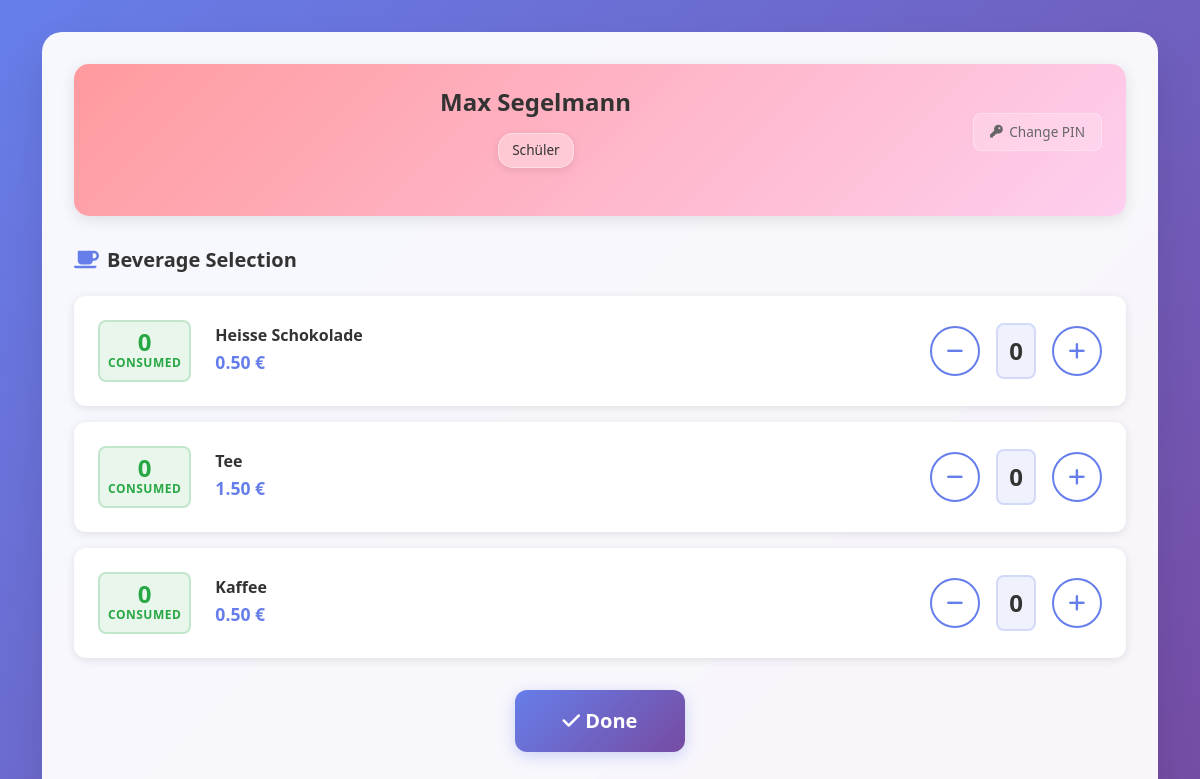
Screenshot of /entries?user_id=1 with the database file from the repository.
### app/models.py (models this page shows)
class users(db.Model):
    __tablename__ = "users"
    id = db.Column(db.Integer, primary_key=True)
    itsl_id = db.Column(db.Integer, unique=True, nullable=True)  # Unique but not primary key
    role_id = db.Column(db.Integer, db.ForeignKey("roles.id"), nullable=False)
    first_name = db.Column(db.String(120), nullable=False)
    last_name = db.Column(db.String(120), nullable=False)
    email = db.Column(db.String(120), nullable=True)
    pin_hash = db.Column(db.LargeBinary(64), nullable=True)
    status = db.Column(db.Boolean, nullable=False, default=True)  # active, inactive
    created_at = db.Column(db.DateTime, default=datetime.utcnow, nullable=False)
    role = db.relationship('roles', backref='users')

class roles(db.Model):
    __tablename__ = "roles"
    id = db.Column(db.Integer, primary_key=True)
    name = db.Column(db.String(120), nullable=False)

class beverages(db.Model):
    __tablename__ = "beverages"
    id = db.Column(db.Integer, primary_key=True)
    name = db.Column(db.String(120), nullable=False)
    category = db.Column(db.String(50), nullable=False, default='drink')  # 'drink' or 'food'
    status = db.Column(db.Boolean, nullable=False, default=True)  # active, inactive
    created_at = db.Column(db.DateTime, default=datetime.utcnow, nullable=False)

class beverage_prices(db.Model):
    __tablename__ = "beverage_prices"
    id = db.Column(db.Integer, primary_key=True)
    role_id = db.Column(db.Integer, db.ForeignKey("roles.id"), nullable=False)
    beverage_id = db.Column(db.Integer, db.ForeignKey("beverages.id"), nullable=False)
    price_cents = db.Column(db.Integer, nullable=False)
    created_at = db.Column(db.DateTime, default=datetime.utcnow, nullable=False)
    updated_at = db.Column(db.DateTime, default=datetime.utcnow, onupdate=datetime.utcnow, nullable=False)
    role = db.relationship('roles', backref='beverage_prices')
    beverage = db.relationship('beverages', backref='beverage_prices')

### app/routes.py (the view)
@bp.route("/entries")
def entries():
    user_id = request.args.get('user_id', type=int)
    if not user_id:
        return redirect(url_for('routes.index'))
    user = users.query.join(roles, users.role_id == roles.id).filter(users.id == user_id).first()
    if not user:
        return redirect(url_for('routes.index'))
    current_month = date.today().replace(day=1)
    consumption_results = db.session.query(
        consumptions.beverage_id,
        func.count(consumptions.id).label('count'),
        func.sum(consumptions.quantity).label('total_quantity')
    ).filter_by(user_id=user_id)\
     .filter(consumptions.created_at >= current_month)\
     .group_by(consumptions.beverage_id).all()
    user_consumptions = []
    for result in consumption_results:
        user_consumptions.append({
            'beverage_id': result.beverage_id,
            'count': result.count,
            'total_quantity': result.total_quantity
        })
    all_beverages = beverages.query.filter_by(status=True).all()
    beverage_prices_for_role = beverage_prices.query.filter_by(role_id=user.role_id).all()
    price_lookup = {bp.beverage_id: bp for bp in beverage_prices_for_role}
    user_dict = {
        'id': user.id,
        'first_name': user.first_name,
        'last_name': user.last_name,
        'email': user.email,
        'role': {
            'id': user.role.id,
            'name': user.role.name
        } if user.role else None
    }
    return render_template("entries.html",
                         user=user,
                         user_data=user_dict,
                         consumptions=user_consumptions,
                         beverages=all_beverages,
                         price_lookup=price_lookup)

### app/templates/entries.html (shortened to what this page needs)
<!DOCTYPE html>
<html lang="en">
<head>
    <link href="https://cdn.jsdelivr.net/npm/bootstrap@5.3.0/dist/css/bootstrap.min.css" rel="stylesheet">
    <link href="https://cdnjs.cloudflare.com/ajax/libs/font-awesome/6.0.0/css/all.min.css" rel="stylesheet">
    <link href="{{ url_for('static', filename='css/entries.css') }}" rel="stylesheet">
</head>
<body>
    <div class="container">
        <div class="main-container">
            <div class="row">
                <div class="col-12">
                    <div class="user-info-card">
                        {% if user.id == 0 %}
                        <div class="pin-management-section">
                            <h4 class="user-info-title-no-pin">{{ user.first_name }} {{ user.last_name }}</h4>
                            <div class="role-and-pin-container">
                                <span class="user-role-badge-unified">{{ user.role.name if user.role else 'No Role' }}</span>
                            </div>
                        </div>
                        {% elif user.pin_hash %}
                        <div class="user-info-header">
                            <div class="user-info-main">
                                <h4 class="user-info-title">{{ user.first_name }} {{ user.last_name }}</h4>
                                <span class="user-role-badge-unified">{{ user.role.name if user.role else 'No Role' }}</span>
                            </div>
                            <div class="user-info-actions">
                                <button id="changePinBtn" class="btn btn-outline-secondary btn-sm change-pin-btn" title="Change PIN">
                                    <i class="fas fa-key"></i>
                                    Change PIN
                                </button>
                            </div>
                        </div>
                        {% endif %}
                    </div>
                </div>
            </div>
            <div class="selection-container">
                <div class="beverage-section">
                    <h5 class="section-title">
                        <i class="fas fa-coffee"></i>
                        Beverage Selection
                    </h5>
                    <div class="beverage-list">
                        {% for beverage in beverages %}
                            {% if beverage.category == 'drink' %}
                                {% set price_info = price_lookup.get(beverage.id) %}
                                <div class="beverage-item" data-beverage-id="{{ beverage.id }}">
                                    <div class="consumed-count-section">
                                        <span class="consumed-count">0</span>
                                        <small class="consumed-label">consumed</small>
                                    </div>
                                    <div class="beverage-info">
                                        <h6 class="beverage-name">{{ beverage.name }}</h6>
                                        {% if price_info %}
                                            <span class="beverage-price">{{ "%.2f"|format(price_info.price_cents / 100) }} €</span>
                                        {% else %}
                                            <span class="beverage-price text-warning">No price set</span>
                                        {% endif %}
                                    </div>
                                    <div class="beverage-controls">
                                        {% if price_info %}
                                            <div class="quantity-controls">
                                                <button class="btn btn-outline-secondary quantity-btn" data-action="decrease">
                                                    <i class="fas fa-minus"></i>
                                                </button>
                                                <span class="quantity-display">0</span>
                                                <button class="btn btn-outline-secondary quantity-btn" data-action="increase">
                                                    <i class="fas fa-plus"></i>
                                                </button>
                                            </div>
                                        {% endif %}
                                    </div>
                                </div>
                            {% endif %}
                        {% endfor %}
                    </div>
                </div>
            </div>
            <div class="action-buttons-section">
                <button class="btn btn-primary btn-lg done-btn" id="doneBtn">
                    <i class="fas fa-check"></i>
                    Done
                </button>
            </div>
        </div>
    </div>
</body>
</html>

### app/static/css/entries.css (style rules this page uses)
body { background: linear-gradient(135deg, #667eea 0%, #764ba2 100%); min-height: 100vh; font-family: 'Segoe UI', Tahoma, Geneva, Verdana, sans-serif; }
.main-container { background: rgba(255, 255, 255, 0.95); border-radius: 20px; box-shadow: 0 20px 40px rgba(0, 0, 0, 0.1); backdrop-filter: blur(10px); margin: 2rem auto; padding: 2rem; }
.btn-primary { background: linear-gradient(135deg, #667eea 0%, #764ba2 100%); border: none; border-radius: 10px; padding: 12px 30px; font-weight: 600; transition: all 0.3s ease; }
.user-info-card { background: linear-gradient(135deg, #ff9a9e 0%, #fecfef 100%); border-radius: 15px; padding: 1.5rem; margin-bottom: 2rem; box-shadow: 0 4px 15px rgba(0, 0, 0, 0.1); }
.user-info-header { display: flex; justify-content: space-between; align-items: center; margin-bottom: 1rem; }
.user-info-main { text-align: center; flex: 1; }
.user-info-actions { display: flex; align-items: center; }
.user-info-title { color: #333; font-weight: 600; margin-bottom: 0.5rem; }
.change-pin-btn { background: rgba(255, 255, 255, 0.2); border: 1px solid rgba(255, 255, 255, 0.3); color: #666; border-radius: 8px; padding: 0.5rem 1rem; font-size: 0.85rem; font-weight: 500; transition: all 0.3s ease; backdrop-filter: blur(5px); display: inline-flex; align-items: center; gap: 0.4rem; }
.change-pin-btn i { font-size: 0.8rem; }
.section-title { color: #333; font-weight: 600; margin-bottom: 1.5rem; display: flex; align-items: center; gap: 0.5rem; }
.section-title i { color: #667eea; }
.beverage-section .section-title i { color: #667eea; }
.user-role-badge-unified { display: inline-block; background: rgba(255, 255, 255, 0.3); color: #333; padding: 0.4rem 0.8rem; border-radius: 15px; font-size: 0.85rem; font-weight: 500; text-align: center; margin: 0.5rem 0; border: 1px solid rgba(255, 255, 255, 0.4); backdrop-filter: blur(5px); box-shadow: 0 2px 8px rgba(0, 0, 0, 0.1); }
.selection-container { margin-bottom: 2rem; }
.beverage-section { margin-bottom: 0; }
.beverage-list { display: flex; flex-direction: column; gap: 1rem; }
.beverage-item { background: white; border-radius: 12px; padding: 1.5rem; box-shadow: 0 2px 10px rgba(0, 0, 0, 0.1); display: flex; align-items: center; gap: 1.5rem; transition: all 0.3s ease; }
.consumed-count-section { display: flex; flex-direction: column; align-items: center; min-width: 80px; padding: 0.5rem; background: rgba(40, 167, 69, 0.1); border-radius: 8px; border: 2px solid rgba(40, 167, 69, 0.2); }
.consumed-count { font-size: 1.5rem; font-weight: 700; color: #28a745; line-height: 1; }
.consumed-label { color: #28a745; font-size: 0.75rem; font-weight: 600; text-transform: uppercase; letter-spacing: 0.5px; }
.beverage-info { flex: 1; }
.beverage-name { color: #333; font-weight: 600; margin-bottom: 0.25rem; }
.beverage-price { color: #667eea; font-weight: 600; font-size: 1.1rem; }
.beverage-controls { display: flex; align-items: center; }
.quantity-controls { display: flex; align-items: center; gap: 1rem; }
.quantity-btn { width: 50px; height: 50px; border-radius: 50%; display: flex; align-items: center; justify-content: center; border: 2px solid #667eea; color: #667eea; background: white; transition: all 0.3s ease; font-size: 1.2rem; }
.quantity-display { font-weight: 700; font-size: 1.5rem; min-width: 40px; text-align: center; color: #333; background: rgba(102, 126, 234, 0.1); padding: 0.5rem; border-radius: 8px; border: 2px solid rgba(102, 126, 234, 0.2); }
.consumed-count { font-weight: 600; color: #28a745; }
.action-buttons-section { display: flex; gap: 1rem; margin-bottom: 2rem; justify-content: center; }
.done-btn { background: linear-gradient(135deg, #667eea 0%, #764ba2 100%); border: none; border-radius: 12px; padding: 1rem 3rem; font-weight: 600; transition: all 0.3s ease; box-shadow: 0 4px 15px rgba(102, 126, 234, 0.3); color: white; }

### rows the page displays
users: first_name "Max", last_name "Segelmann"
roles: role "Schüler"
beverages: name "Heisse Schokolade"
beverage_prices: price_info.price_cents/100 "0.50"
beverages: name "Tee"
beverage_prices: price_info.price_cents/100 "1.50"
beverages: name "Kaffee"
beverage_prices: price_info.price_cents/100 "0.50"
